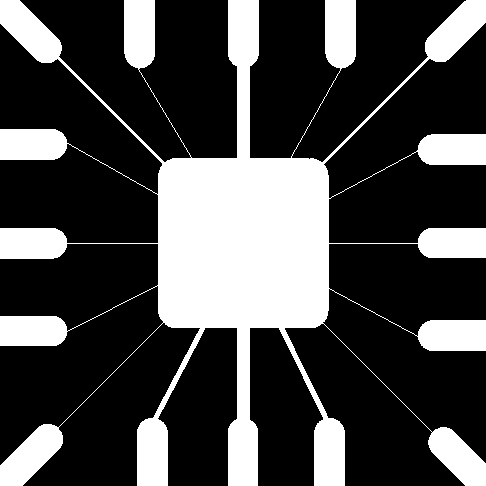
%> input picture TuXiang/wire.bmp, 486 x 486 px
$ octave sy5_1.m   (GNU Octave 9; MATLAB toolbox functions it lacks are replaced by stand-ins)
%> lines starting %> are read from the running program, lines starting %| are printed output that depends on the picture; in (x1, y1, x2, y2) boxes, pixels count from 0 and x2, y2 are one past the last pixel; in counts of white or black regions, pixels touching at a corner belong together; the program's own positions count from 1
% 读取图像
img = imread('C:\Users\Ava\Desktop\TuXiang\wire.bmp'); % 加载图像
%> img: size 486x486 logical; 28.1% white; 1 white region, box (x1, y1, x2, y2) and area: (0, 0, 486, 486) 66259

% 显示原始图像
figure;
subplot(2, 3, 1);
imshow(img);
title('原始二值图像');

% 1. 使用 Roberts 边缘检测算子
roberts_h = [-1 0; 0 1]; % Roberts 水平算子
roberts_v = [0 -1; 1 0]; % Roberts 垂直算子

edge_roberts_h = imfilter(double(img), roberts_h);
edge_roberts_v = imfilter(double(img), roberts_v);

% 将结果合并为边缘检测的总结果
edge_roberts = sqrt(edge_roberts_h.^2 + edge_roberts_v.^2);
edge_roberts = edge_roberts > 0.1; % 二值化
%> edge_roberts: size 486x486 logical; 3.1% white in thin lines or dots

subplot(2, 3, 2);
imshow(edge_roberts);
title('Roberts 边缘检测');

% 2. 使用 Prewitt 边缘检测算子
prewitt_h = [-1 0 1; -1 0 1; -1 0 1]; % Prewitt 水平算子
prewitt_v = [-1 -1 -1; 0 0 0; 1 1 1]; % Prewitt 垂直算子

edge_prewitt_h = imfilter(double(img), prewitt_h);
edge_prewitt_v = imfilter(double(img), prewitt_v);

% 将结果合并为边缘检测的总结果
edge_prewitt = sqrt(edge_prewitt_h.^2 + edge_prewitt_v.^2);
edge_prewitt = edge_prewitt > 0.1; % 二值化
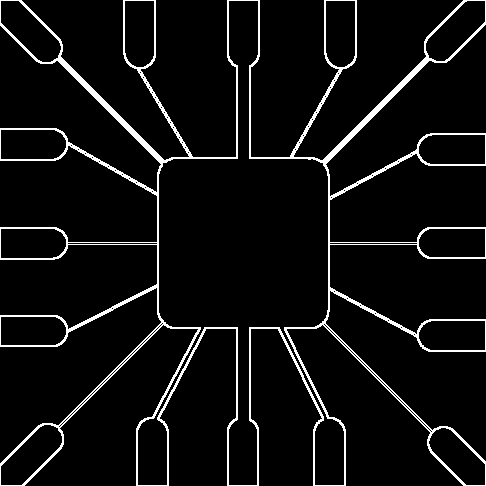
%> edge_prewitt: size 486x486 logical; 6% white in thin lines or dots

subplot(2, 3, 3);
imshow(edge_prewitt);
title('Prewitt 边缘检测');

% 3. 使用 Sobel 边缘检测算子
sobel_h = [-1 0 1; -2 0 2; -1 0 1]; % Sobel 水平算子
sobel_v = [-1 -2 -1; 0 0 0; 1 2 1]; % Sobel 垂直算子

edge_sobel_h = imfilter(double(img), sobel_h);
edge_sobel_v = imfilter(double(img), sobel_v);

% 将结果合并为边缘检测的总结果
edge_sobel = sqrt(edge_sobel_h.^2 + edge_sobel_v.^2);
edge_sobel = edge_sobel > 0.1; % 二值化

subplot(2, 3, 4);
imshow(edge_sobel);
title('Sobel 边缘检测');

% 4. 添加噪声
img_noise = imnoise(img, 'salt & pepper', 0.02); % 添加椒盐噪声
%> img_noise: size 486x486 double; values 0 (black) and 1 (white), 28.5% white; 1499 white regions (1486 under 20 px), largest, box (x1, y1, x2, y2) and area: (0, 0, 486, 486) 49494, (0, 388, 98, 486) 2202, (124, 0, 160, 104) 2025

% 显示带噪声的图像
subplot(2, 3, 5);
imshow(img_noise);
title('添加椒盐噪声');

% 5. 对噪声图像进行边缘检测
edge_roberts_noise_h = imfilter(double(img_noise), roberts_h);
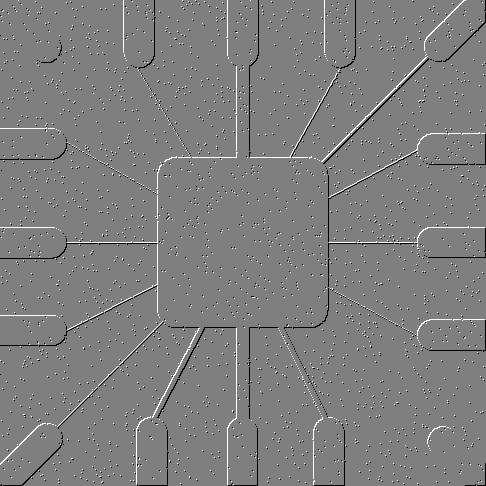
%> edge_roberts_noise_h: size 486x486 double; min -1, max 1, mean -0.00114; mean of the top-left, top-right, bottom-left and bottom-right quarters 0.00579, -0.0011, -0.00115, -0.00811; drawn with min black and max white
edge_roberts_noise_v = imfilter(double(img_noise), roberts_v);
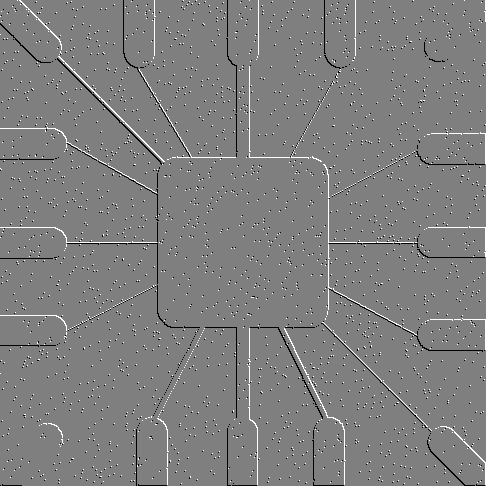
%> edge_roberts_noise_v: size 486x486 double; min -1, max 1, mean 3.81e-05; drawn with min black and max white
edge_roberts_noise = sqrt(edge_roberts_noise_h.^2 + edge_roberts_noise_v.^2);
edge_roberts_noise = edge_roberts_noise > 0.1; % 二值化
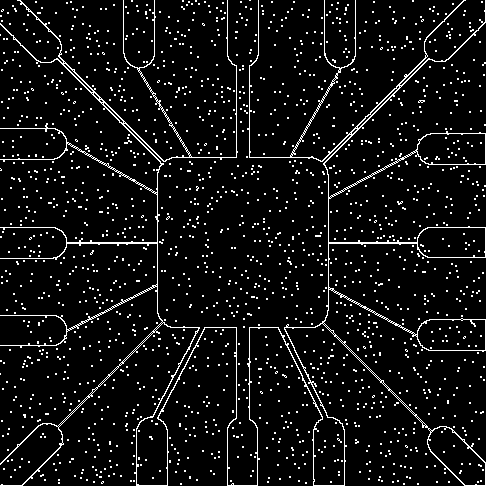
%> edge_roberts_noise: size 486x486 logical; 6.7% white in thin lines or dots

edge_prewitt_noise_h = imfilter(double(img_noise), prewitt_h);
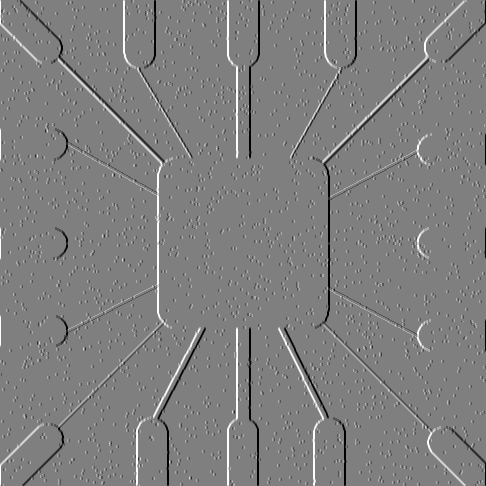
%> edge_prewitt_noise_h: size 486x486 double; min -3, max 3, mean -1.27e-05; drawn with min black and max white
edge_prewitt_noise_v = imfilter(double(img_noise), prewitt_v);
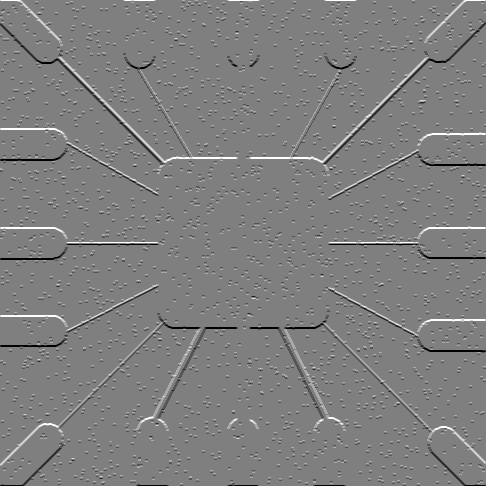
%> edge_prewitt_noise_v: size 486x486 double; min -3, max 3, mean 1.27e-05; mean of the top-left, top-right, bottom-left and bottom-right quarters 0.0167, 0.0165, -0.0166, -0.0165; drawn with min black and max white
edge_prewitt_noise = sqrt(edge_prewitt_noise_h.^2 + edge_prewitt_noise_v.^2);
edge_prewitt_noise = edge_prewitt_noise > 0.1; % 二值化
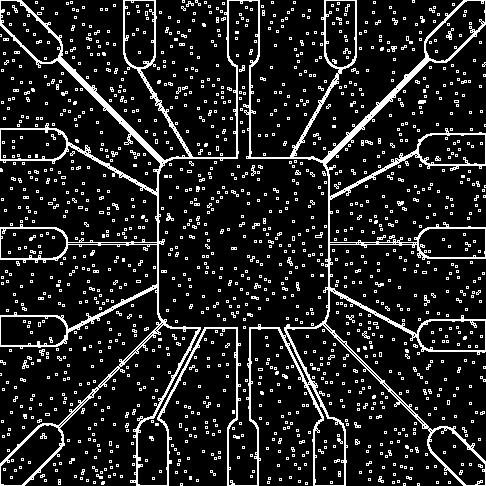
%> edge_prewitt_noise: size 486x486 logical; 12.9% white in thin lines or dots

edge_sobel_noise_h = imfilter(double(img_noise), sobel_h);
edge_sobel_noise_v = imfilter(double(img_noise), sobel_v);
edge_sobel_noise = sqrt(edge_sobel_noise_h.^2 + edge_sobel_noise_v.^2);
edge_sobel_noise = edge_sobel_noise > 0.1; % 二值化
%> edge_sobel_noise: size 486x486 logical; 12.9% white in thin lines or dots

% 显示噪声后的边缘检测结果
subplot(2, 3, 6);
imshow(edge_sobel_noise); % 展示 Sobel 对噪声的响应
title('Sobel 边缘检测 (噪声)');
